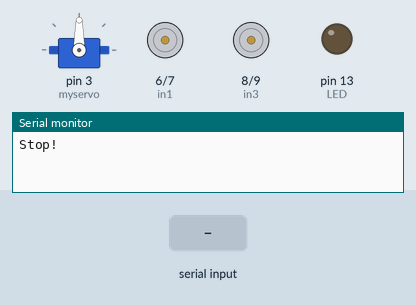
Bench run of a sketch on a simulated Arduino Uno, built with avr-gcc and run on an emulated ATmega328P. On the bench: servo, motor-driver pin pairs drawn as motors (green arrow = first pin HIGH = forward, orange = second pin HIGH = backward, longer = more drive, scaled by the enable pin), output pins drawn as LEDs (lit = HIGH), the last lines printed to the serial monitor. Inputs (shaded band) come from the test bench.

Above: at 1.2 s.
1.3 s: "f" received over Serial
At 2.4 s:
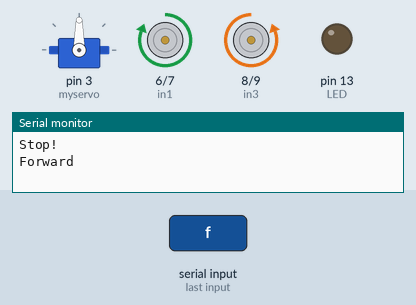
2.8 s: "b" received over Serial
At 3.6 s:
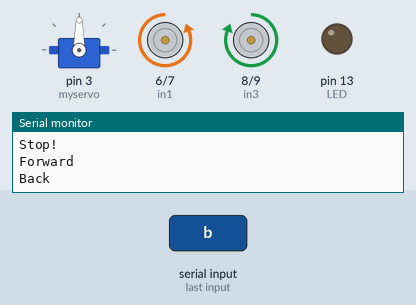
4.3 s: "l" received over Serial
At 4.7 s:
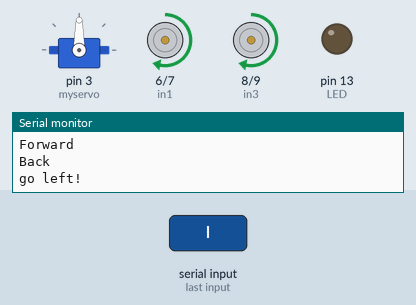
5.8 s: "r" received over Serial
At 7.0 s:
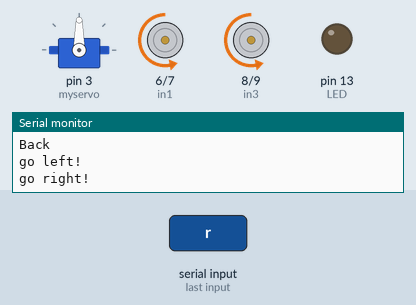
7.3 s: "p" received over Serial
At 8.2 s:
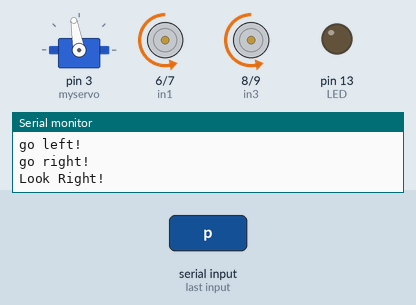
8.8 s: "s" received over Serial
At 9.3 s:
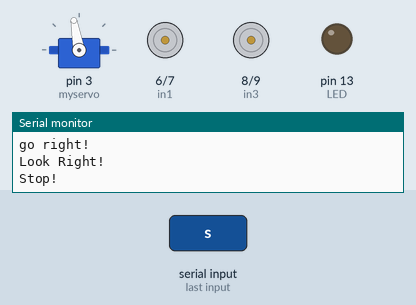
Timing chart, 0 to 11.3 s (numbered marks = the images above; inputs shaded):
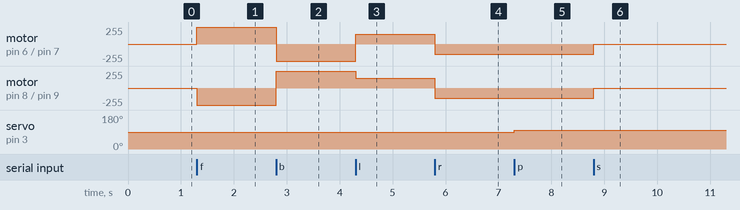

The sketch:

4-InYourFaceBot_2600_Control.ino
```cpp
/*Based on movement control sketch from Elegoo that comes with kit or at
 * www.elegoo.com. This was modified to add a software serial port to
 * send numbers received from the remote control (bluetooth mobile app)
 * to the other Arduino that controls the sound so it knows what to play.
*/

#include <Servo.h> //servo library
#include <SoftwareSerial.h> //this is to use two pins as a software serial port

Servo myservo; // create servo object to control servo
SoftwareSerial mySerial(2, 4); // RX, TX pins

int LED=13;
volatile int state = LOW;
char getstr;
int in1=6;
int in2=7;
int in3=8;
int in4=9;
int ENA=5;
int ENB=11;
int ABS=150;
int servoPos=90; //servo position, initially set to 90 degrees

void _mForward()
{
  digitalWrite(ENA,HIGH);
  digitalWrite(ENB,HIGH);
  digitalWrite(in1,HIGH);//digital output
  digitalWrite(in2,LOW);
  digitalWrite(in3,LOW);
  digitalWrite(in4,HIGH);
  Serial.println("Forward");
}
void _mBack()
{
  digitalWrite(ENA,HIGH);
  digitalWrite(ENB,HIGH);
  digitalWrite(in1,LOW);
  digitalWrite(in2,HIGH);
  digitalWrite(in3,HIGH);
  digitalWrite(in4,LOW);
  Serial.println("Back");
}
void _mleft()
{
  analogWrite(ENA,ABS);
  analogWrite(ENB,ABS);
  digitalWrite(in1,HIGH);
  digitalWrite(in2,LOW);
  digitalWrite(in3,HIGH);
  digitalWrite(in4,LOW);
  Serial.println("go left!");
}
void _mright()
{
  analogWrite(ENA,ABS);
  analogWrite(ENB,ABS);
  digitalWrite(in1,LOW);
  digitalWrite(in2,HIGH);
  digitalWrite(in3,LOW);
  digitalWrite(in4,HIGH);
  Serial.println("go right!");
}
void _mStop()
{
  digitalWrite(ENA,LOW);
  digitalWrite(ENB,LOW);
  Serial.println("Stop!");
}
void stateChange()
{
  state = !state;
  digitalWrite(LED, state);
}
void setup()
{
  mySerial.begin(4800); // set the data rate for the SoftwareSerial port to send data to other Arduino.
  myservo.attach(3);// attach servo on pin 3 to servo object
  myservo.write(90);// face forward to start
  pinMode(LED, OUTPUT);
  Serial.begin(9600); // initialize standard serial port to receive remote control commands from bluetooth app.
  pinMode(in1,OUTPUT);
  pinMode(in2,OUTPUT);
  pinMode(in3,OUTPUT);
  pinMode(in4,OUTPUT);
  pinMode(ENA,OUTPUT);
  pinMode(ENB,OUTPUT);
  _mStop();
}


void loop()
  {
  getstr=Serial.read(); //check if any remote control commands were given.
 if(getstr=='f')
  {
    _mForward();
  }
  else if(getstr=='b')
  {
    _mBack();
    delay(200);
  }
  else if(getstr=='l')
  {
    _mleft();
    delay(200);
  }
  else if(getstr=='r')
  {
    _mright();
    delay(200);
  }
  else if(getstr=='s')
  {
     _mStop();
  }
  else if(getstr=='A')
  {
  stateChange();
  }
  else if(getstr=='o') //rotate "eyes" left
  {
   Serial.println("Look Left!");
    if (servoPos>0)
    {
      servoPos = servoPos-10;
    }
    myservo.write(servoPos);//setservo position according to scaled value
  }
  else if(getstr=='p') //rotate "eyes" right
  {
    Serial.println("Look Right!");
    if (servoPos<180)
    {
      servoPos = servoPos+10;
    }
    myservo.write(servoPos);//setservo position according to scaled value
  }
  else if(getstr=='1') //Greet
  {
    Serial.println(getstr);
    mySerial.write(getstr);        // sends data
  }
  else if(getstr=='2') //Fart
  {
    Serial.println(getstr);
    mySerial.write(getstr);        // sends data

  }
  else if(getstr=='3') //Exclaim
  {
    Serial.println(getstr);
    mySerial.write(getstr);        // sends data
  }
}
```

Measured:
- after the input at 1.3 s, motor on pin 6 (in1) / pin 7 (in2): stopped → forward 255/255 at once; motor on pin 8 (in3) / pin 9 (in4): stopped → backward 255/255 at once
- after the input at 2.8 s, motor on pin 6 (in1) / pin 7 (in2): forward 255/255 → backward 255/255 at once; motor on pin 8 (in3) / pin 9 (in4): backward 255/255 → forward 255/255 at once
- after the input at 4.3 s, motor on pin 6 (in1) / pin 7 (in2): backward 255/255 → forward 150/255 at once; motor on pin 8 (in3) / pin 9 (in4): forward 255/255 → forward 150/255 at once
- after the input at 5.8 s, motor on pin 6 (in1) / pin 7 (in2), motor on pin 8 (in3) / pin 9 (in4): forward 150/255 → backward 150/255 at once
- after the input at 7.3 s, servo on pin 3 (myservo): 90° → 100° at once
- after the input at 8.8 s, motor on pin 6 (in1) / pin 7 (in2), motor on pin 8 (in3) / pin 9 (in4): backward 150/255 → stopped at once
